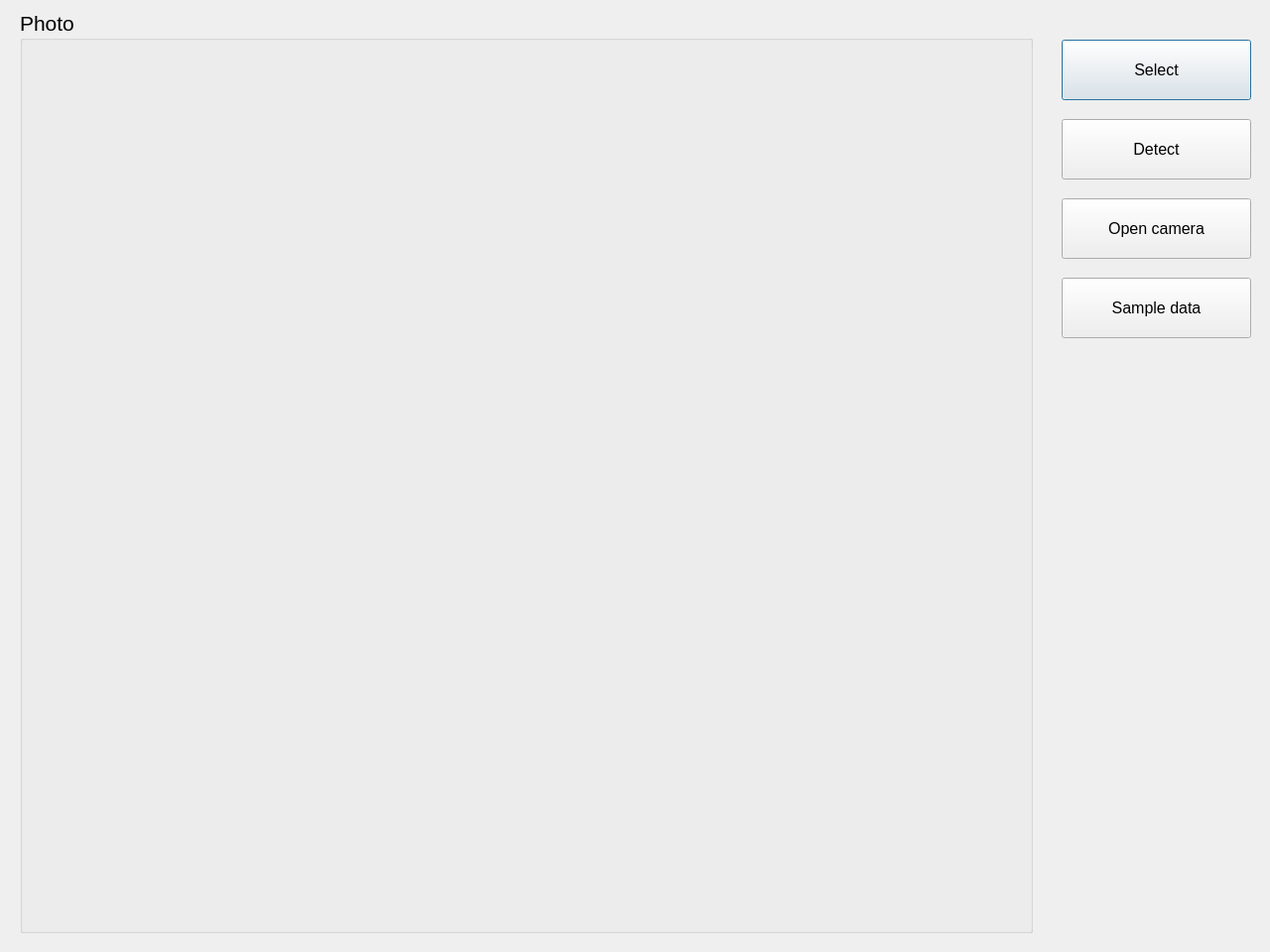
<?xml version="1.0" encoding="UTF-8"?>
<ui version="4.0">
 <class>MainWindowClass</class>
 <widget class="QDialog" name="MainWindowClass">
  <property name="geometry">
   <rect>
    <x>0</x>
    <y>0</y>
    <width>1280</width>
    <height>960</height>
   </rect>
  </property>
  <property name="font">
   <font>
    <pointsize>16</pointsize>
   </font>
  </property>
  <property name="windowTitle">
   <string>MainWindow</string>
  </property>
  <widget class="QGroupBox" name="groupBox">
   <property name="geometry">
    <rect>
     <x>20</x>
     <y>10</y>
     <width>1021</width>
     <height>931</height>
    </rect>
   </property>
   <property name="title">
    <string>Photo</string>
   </property>
   <widget class="QLabel" name="QLabel_Photo">
    <property name="geometry">
     <rect>
      <x>0</x>
      <y>40</y>
      <width>1031</width>
      <height>891</height>
     </rect>
    </property>
    <property name="font">
     <font>
      <family>Microsoft YaHei UI</family>
      <pointsize>12</pointsize>
     </font>
    </property>
    <property name="text">
     <string/>
    </property>
   </widget>
  </widget>
  <widget class="QPushButton" name="QPushButton_Select">
   <property name="geometry">
    <rect>
     <x>1070</x>
     <y>40</y>
     <width>191</width>
     <height>61</height>
    </rect>
   </property>
   <property name="font">
    <font>
     <pointsize>12</pointsize>
    </font>
   </property>
   <property name="text">
    <string>Select</string>
   </property>
  </widget>
  <widget class="QPushButton" name="QPushButton_Detect">
   <property name="geometry">
    <rect>
     <x>1070</x>
     <y>120</y>
     <width>191</width>
     <height>61</height>
    </rect>
   </property>
   <property name="font">
    <font>
     <pointsize>12</pointsize>
    </font>
   </property>
   <property name="text">
    <string>Detect</string>
   </property>
  </widget>
  <widget class="QPushButton" name="QPushButton_OpenCamera">
   <property name="geometry">
    <rect>
     <x>1070</x>
     <y>200</y>
     <width>191</width>
     <height>61</height>
    </rect>
   </property>
   <property name="font">
    <font>
     <pointsize>12</pointsize>
    </font>
   </property>
   <property name="text">
    <string>Open camera</string>
   </property>
  </widget>
  <widget class="QPushButton" name="QPushButton_SampleData">
   <property name="geometry">
    <rect>
     <x>1070</x>
     <y>280</y>
     <width>191</width>
     <height>61</height>
    </rect>
   </property>
   <property name="font">
    <font>
     <pointsize>12</pointsize>
    </font>
   </property>
   <property name="text">
    <string>Sample data</string>
   </property>
  </widget>
 </widget>
 <layoutdefault spacing="6" margin="11"/>
 <resources>
  <include location="MainWindow.qrc"/>
 </resources>
 <connections/>
</ui>
